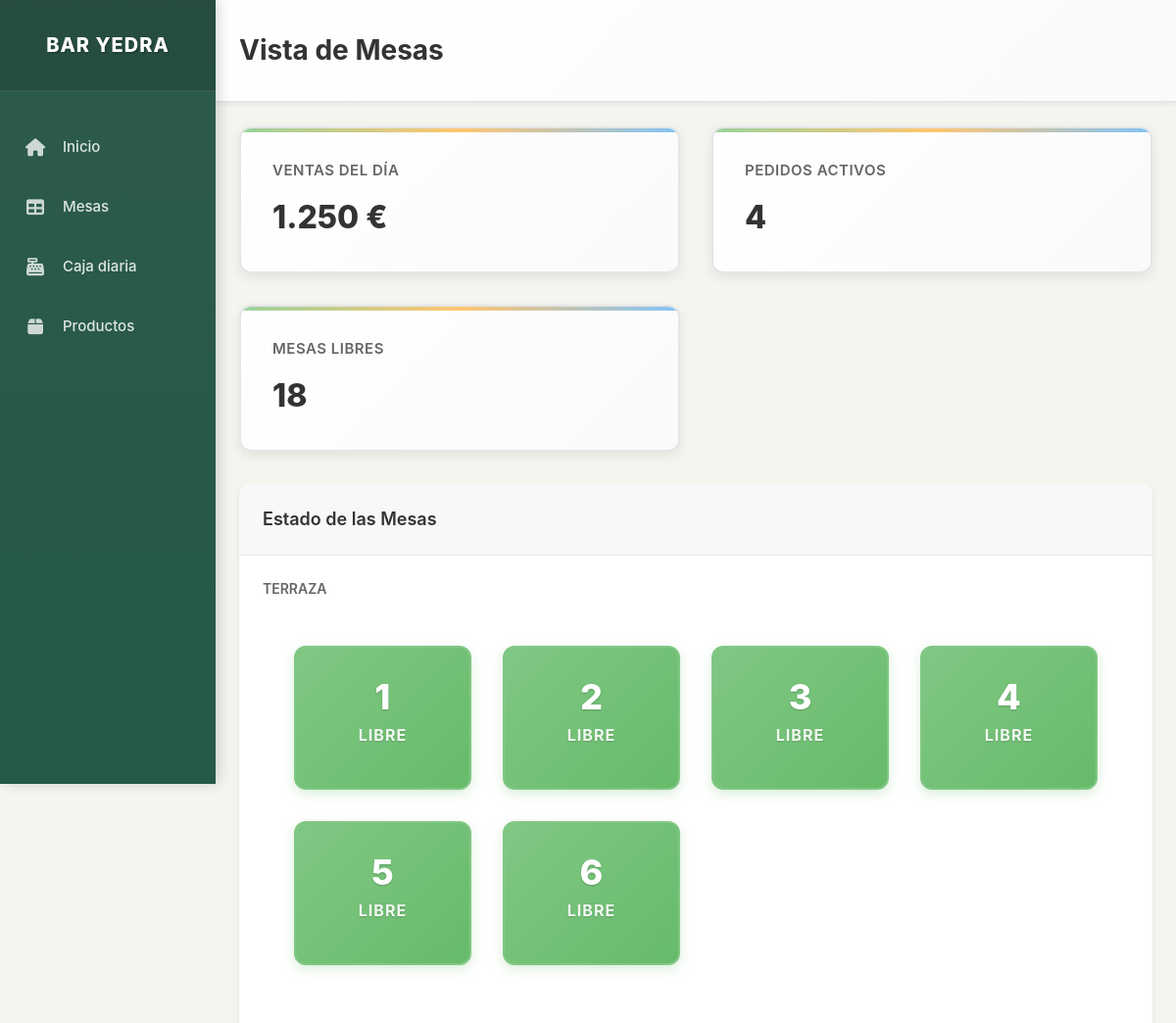
Before: / (upper part) with the older database file.
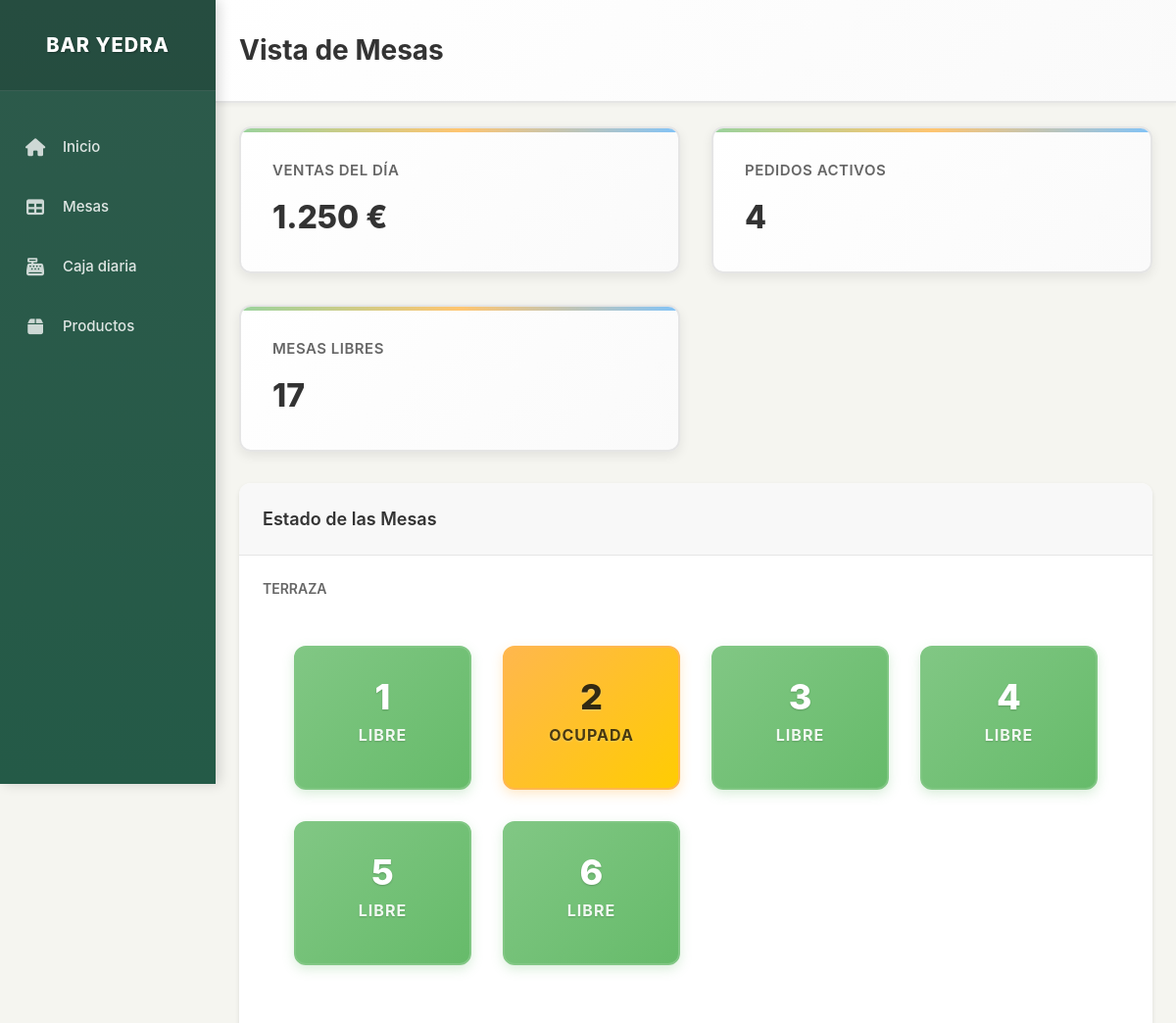
After: the same page with the newer database file.
### models.py (models this page shows, shortened)
class Mesa(db.Model):
    id = db.Column(db.Integer, primary_key=True)
    numero = db.Column(db.Integer, nullable=False)
    zona = db.Column(db.String(50), nullable=False)  # Terraza, Sala, Barra
    estado = db.Column(db.String(20), default='libre')  # libre, ocupada, pagada
    pedidos = db.relationship('Pedido', backref='mesa', lazy=True)

### app.py (the view)
@app.route('/')
def index():
    mesas_terraza = Mesa.query.filter_by(zona='Terraza').all()
    mesas_sala = Mesa.query.filter_by(zona='Sala').all()
    mesas_barra = Mesa.query.filter_by(zona='Barra').all()
    return render_template('index.html',
                         mesas_terraza=mesas_terraza,
                         mesas_sala=mesas_sala,
                         mesas_barra=mesas_barra)

### templates/index.html (shortened to what this page needs)
{% extends "layout.html" %}
{% block page_title %}Vista de Mesas{% endblock %}
{% block content %}
<div class="stats-grid">
    <div class="stat-card">
        <div class="stat-card-title">Ventas del día</div>
        <div class="stat-card-value">1.250 €</div>
    </div>
    <div class="stat-card">
        <div class="stat-card-title">Pedidos activos</div>
        <div class="stat-card-value">4</div>
    </div>
    <div class="stat-card">
        <div class="stat-card-title">Mesas libres</div>
        <div class="stat-card-value">{{ (mesas_terraza + mesas_sala + mesas_barra)|selectattr('estado', 'equalto', 'libre')|list|length }}</div>
    </div>
</div>
<div class="card">
    <div class="card-header">
        <h3 class="card-title">Estado de las Mesas</h3>
    </div>
    <div class="card-body">
        <h4 style="margin-bottom: 16px; color: var(--color-text-light); font-size: 14px; font-weight: 600;">TERRAZA</h4>
        <div class="tables-grid" style="margin-bottom: 32px;">
            {% for mesa in mesas_terraza %}
            <div class="table-card table-{{ mesa.estado }}" onclick="goToTable({{ mesa.id }})">
                <div class="table-number">{{ mesa.numero }}</div>
                <div class="table-status">{{ mesa.estado|title }}</div>
            </div>
            {% endfor %}
        </div>
    </div>
</div>
{% set mesas_libre = [] %}
{% set mesas_ocupada = [] %}
{% set mesas_pagada = [] %}
{% for mesa in mesas_terraza + mesas_sala + mesas_barra %}
    {% if mesa.estado == 'libre' %}
        {% set _ = mesas_libre.append(mesa) %}
    {% elif mesa.estado == 'ocupada' %}
        {% set _ = mesas_ocupada.append(mesa) %}
    {% elif mesa.estado == 'pagada' %}
        {% set _ = mesas_pagada.append(mesa) %}
    {% endif %}
{% endfor %}
{% endblock %}

### templates/layout.html (shortened to what this page needs)
<!DOCTYPE html>
<html lang="es">
<head>
    <link href="https://cdnjs.cloudflare.com/ajax/libs/font-awesome/6.0.0/css/all.min.css" rel="stylesheet">
    <link href="{{ url_for('static', filename='css/style.css') }}" rel="stylesheet">
</head>
<body>
    <div class="app-layout">
        <aside class="sidebar">
            <div class="sidebar-header">
                <a class="sidebar-brand" href="{{ url_for('index') }}">
                    BAR YEDRA
                </a>
            </div>
            <nav>
                <ul class="sidebar-nav">
                    <li>
                        <a class="nav-link" href="{{ url_for('index') }}">
                            <i class="fas fa-home"></i>
                            Inicio
                        </a>
                    </li>
                    <li>
                        <a class="nav-link" href="{{ url_for('index') }}">
                            <i class="fas fa-table"></i>
                            Mesas
                        </a>
                    </li>
                    <li>
                        <a class="nav-link" href="{{ url_for('cash_register') }}">
                            <i class="fas fa-cash-register"></i>
                            Caja diaria
                        </a>
                    </li>
                    <li>
                        <a class="nav-link" href="{{ url_for('products') }}">
                            <i class="fas fa-box"></i>
                            Productos
                        </a>
                    </li>
                </ul>
            </nav>
        </aside>
        <main class="main-content">
            <header class="content-header">
                <h1 class="page-title">{% block page_title %}Dashboard{% endblock %}</h1>
            </header>
            <div class="content-container">
                {% block content %}{% endblock %}
            </div>
        </main>
    </div>
</body>
</html>

Changed rows visible on the page:
changed Mesa: estado "LIBRE" → "OCUPADA"
Other visible differences:
text no longer shown: "18"
text now shown: "17"
